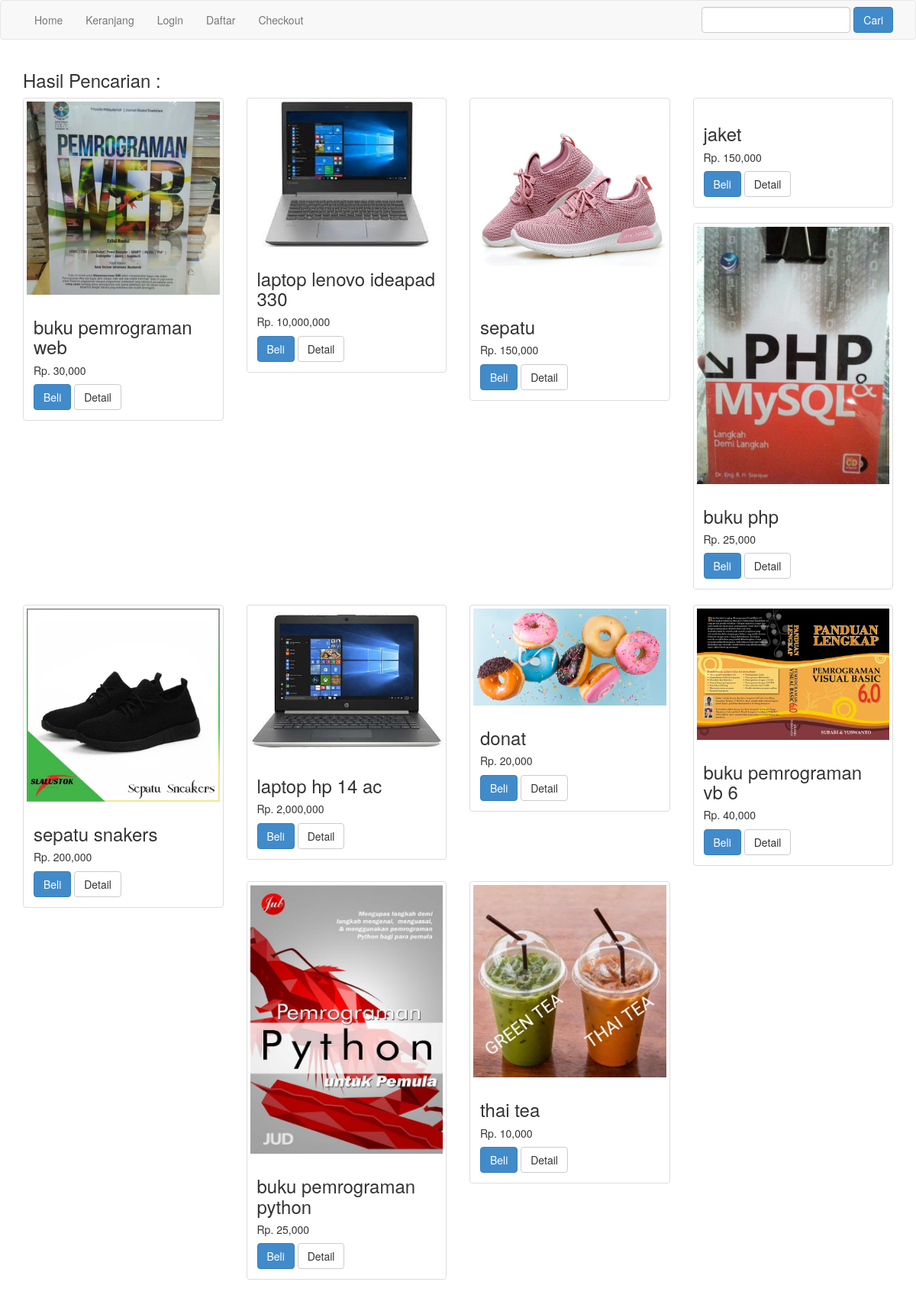
The page /pencarian.php on the database its author committed.
### tables this page shows
CREATE TABLE `produk` (
  `id_produk` int(11) NOT NULL AUTO_INCREMENT,
  `id_kategori` int(5) NOT NULL,
  `nama_produk` varchar(100) NOT NULL,
  `harga_produk` int(11) NOT NULL,
  `berat` int(11) NOT NULL,
  `foto_produk` varchar(100) NOT NULL,
  `deskripsi_produk` text NOT NULL,
  `stok_produk` int(5) NOT NULL,
  PRIMARY KEY (`id_produk`)
);

### pencarian.php (the view, shortened to what this page needs)
<?php
$koneksi = new mysqli("localhost","root","","tokoonline");
?>
<?php
$keyword = $_GET["keyword"];
$semuadata=array();
$ambil = $koneksi->query("SELECT * FROM produk WHERE nama_produk LIKE '%$keyword%' OR deskripsi_produk LIKE '%$keyword%'");
while($pecah = $ambil->fetch_assoc())
{
	$semuadata[]=$pecah;
}
?>
<!DOCTYPE html>
<html>
<head>
	<link rel="stylesheet" href="admin/bs-binary-admin/assets/css/bootstrap.css">
</head>
<body>
<?php include 'menu.php'; ?>
	<div class="container">
		<h3>Hasil Pencarian : <?php echo $keyword ?></h3>
		<div class="row">
			<?php foreach ($semuadata as $key => $value): ?>
			<div class="col-md-3">
				<div class="thumbnail">
						<img src="admin/foto_produk/<?php echo $value['foto_produk'] ?>" alt="" class="img-responsive">
					<div class="caption">
						<h3><?php echo $value['nama_produk'] ?></h3>
						<h5>Rp. <?php echo number_format($value['harga_produk']) ?></h5>
						<a href="beli.php?id=<?php echo $value['id_produk']; ?>" class="btn btn-primary">Beli</a>
						<a href="detail.php?id=<?php echo $value['id_produk']; ?>" class="btn btn-default">Detail</a>
				</div>
				</div>
			</div>
			<?php endforeach ?>
		</div>
	</div>
</body>
</html>

### rows shown on the page
produk: foto_produk (picture), nama_produk "buku pemrograman web", harga_produk "30,000"
produk: foto_produk (picture), nama_produk "laptop lenovo ideapad 330", harga_produk "10,000,000"
produk: foto_produk (picture), nama_produk "sepatu", harga_produk "150,000"
produk: nama_produk "jaket", harga_produk "150,000"
produk: foto_produk (picture), nama_produk "buku php", harga_produk "25,000"
produk: foto_produk (picture), nama_produk "sepatu snakers", harga_produk "200,000"
produk: foto_produk (picture), nama_produk "laptop hp 14 ac", harga_produk "2,000,000"
produk: foto_produk (picture), nama_produk "donat", harga_produk "20,000"
produk: foto_produk (picture), nama_produk "buku pemrograman vb 6", harga_produk "40,000"
produk: foto_produk (picture), nama_produk "buku pemrograman python", harga_produk "25,000"
produk: foto_produk (picture), nama_produk "thai tea", harga_produk "10,000"
